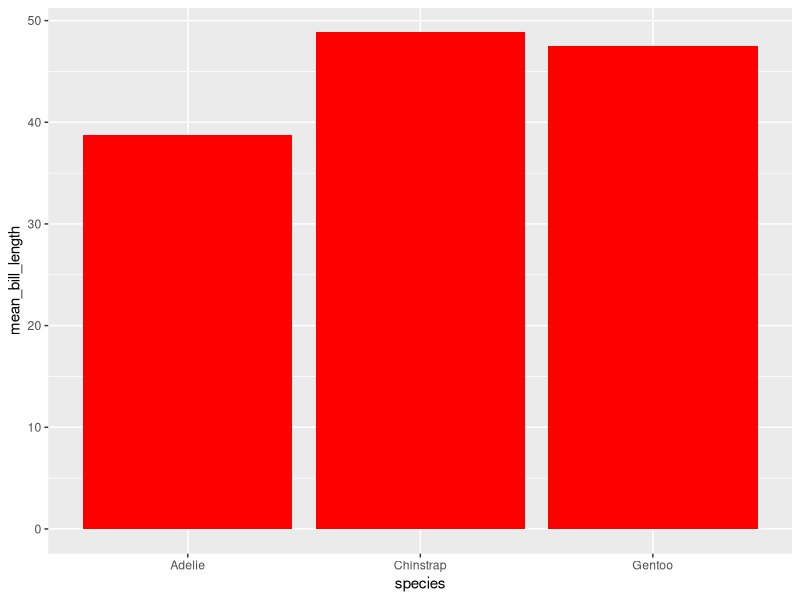

This chart was generated by the following R code:
## ---- chunk 1
library(tidyverse)
library(palmerpenguins)

## ---- chunk 2
bill_penguins <- penguins |>
  group_by(species) |>
  summarise(
    mean_bill_length = mean(bill_length_mm, na.rm = TRUE)
  )

ggplot(data = bill_penguins, mapping = aes(x = species, y = mean_bill_length)) +
  geom_col(fill = "red")
